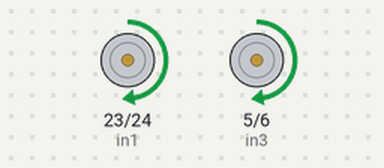
The program below on a simulated Raspberry Pi (BCM pin numbers). On the bench: motor-driver pin pairs drawn as motors (green arrow = first pin HIGH = forward, orange = second pin HIGH = backward, longer = more drive, scaled by the enable pin). At 30.0 s the program stops and its outputs stay as they are.

Above: at 0.1 s.
At 30.1 s:
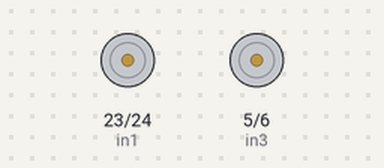
Timing chart, 0 to 31.5 s (numbered marks = the images above):
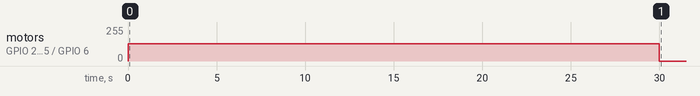

The program:

ControllingTwoMotors.py
```python
import RPi.GPIO as GPIO
import time

#Making vars for all the GPIO pins
in1 = 23 # this is GPIO pin name
in2 = 24 # this is GPIO pin name
ENA = 25 # this is GPIO pin name
temp1 = 1

in3 = 5 # this is GPIO pin name
in4 = 6 # this is GPIO pin name
ENB = 26 # this is GPIO pin name

#set up pins as GPIOs
GPIO.setmode(GPIO.BCM)
# Left motor
GPIO.setup(in1, GPIO.OUT)
GPIO.setup(in2, GPIO.OUT)
GPIO.setup(ENA, GPIO.OUT)
GPIO.output(in1, GPIO.LOW)
GPIO.output(in2, GPIO.LOW)
p1 = GPIO.PWM(ENA, 1000)
# Left motor

# Right motor
GPIO.setup(in3, GPIO.OUT)
GPIO.setup(in4, GPIO.OUT)
GPIO.setup(ENB, GPIO.OUT)
GPIO.output(in3, GPIO.LOW)
GPIO.output(in4, GPIO.LOW)
p2 = GPIO.PWM(ENB, 1000)
# Right motor

p1.start(50)
p2.start(50)


def forward(secs):
    GPIO.output(in1, GPIO.HIGH)
    GPIO.output(in2, GPIO.LOW)
    GPIO.output(in3, GPIO.HIGH)
    GPIO.output(in4, GPIO.LOW)
    time.sleep(secs)
    p1.stop()
    p2.stop()

def backward(secs):
    GPIO.output(in1, GPIO.LOW)
    GPIO.output(in2, GPIO.HIGH)
    GPIO.output(in3, GPIO.LOW)
    GPIO.output(in4, GPIO.HIGH)
    time.sleep(secs)
    p1.stop()
    p2.stop()


def left(secs):
    GPIO.output(in1, GPIO.HIGH)
    GPIO.output(in2, GPIO.LOW)

    GPIO.output(in3, GPIO.LOW)
    GPIO.output(in4, GPIO.HIGH)
    time.sleep(secs)
    p1.stop()
    p2.stop()


def right(secs):
    GPIO.output(in1, GPIO.LOW)
    GPIO.output(in2, GPIO.HIGH)

    GPIO.output(in3, GPIO.HIGH)
    GPIO.output(in4, GPIO.LOW)
    time.sleep(secs)
    p1.stop()
    p2.stop()


forward(30)
GPIO.cleanup()
```

Measured:
- by itself, motor on GPIO 23 (in1) / GPIO 24 (in2), motor on GPIO 5 (in3) / GPIO 6 (in4): stopped → forward 128/255 at 0.00 s, → stopped 30.0 s later
